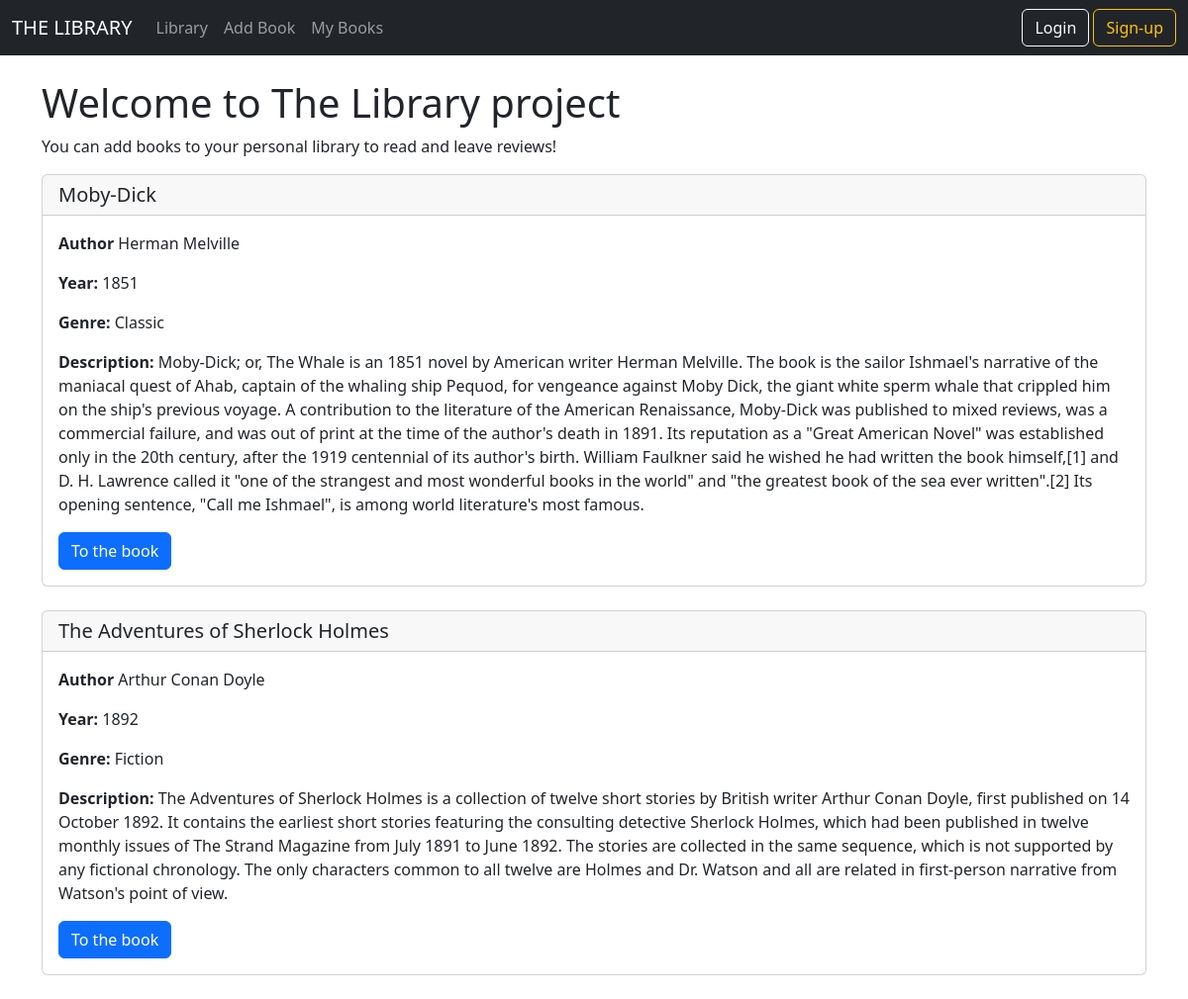
Page /home on the earlier database version.
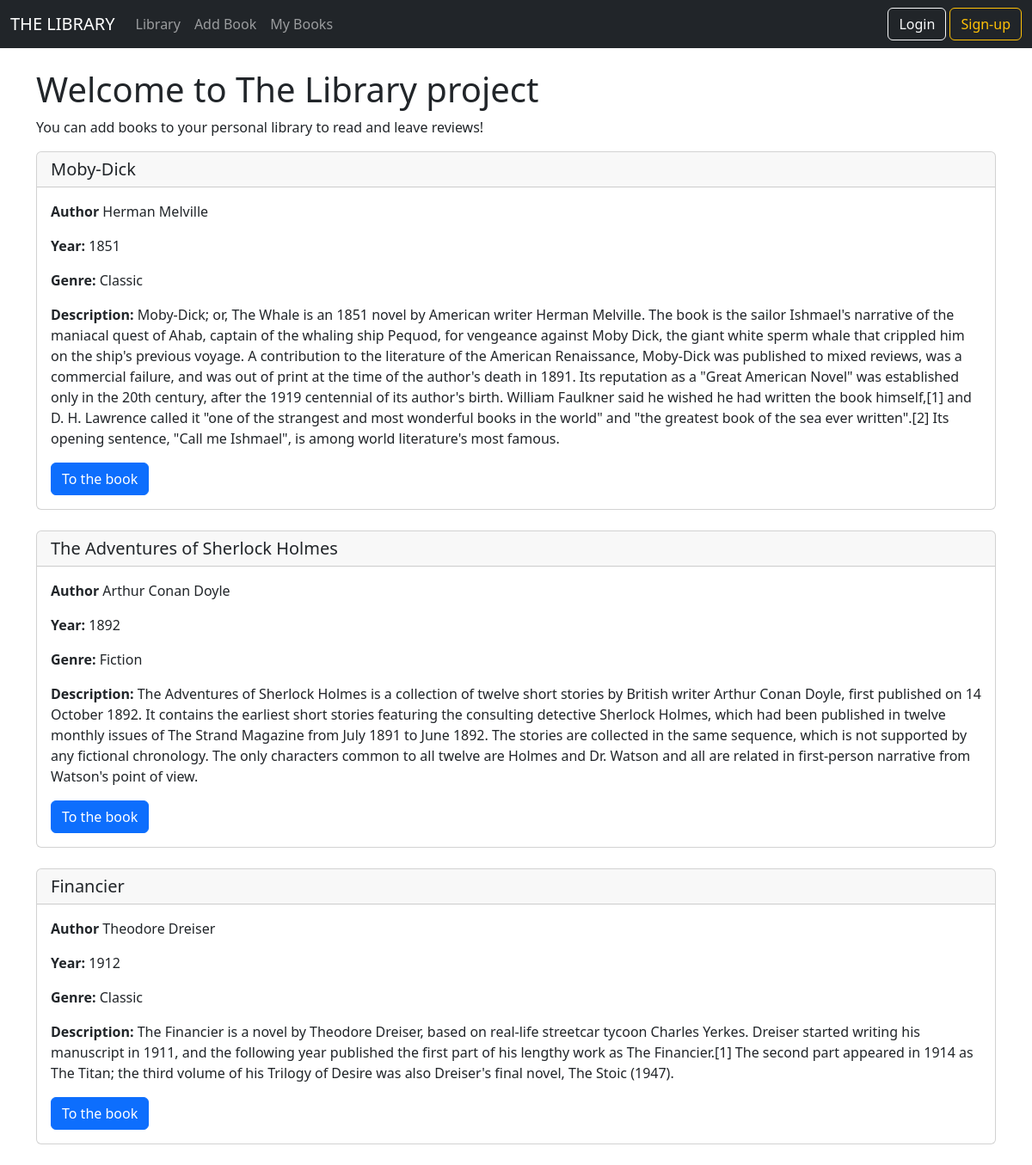
Same page on the later database version.
### models/db_models.py (models this page shows)
class Book(db.Model):
    id = db.Column(db.Integer, primary_key=True)
    title = db.Column(db.String(100), nullable=False, unique=False)
    author_name = db.Column(db.String(100), nullable=False, unique=False)
    author_surname = db.Column(db.String(100), nullable=True, unique=False)
    year = db.Column(db.String(100), nullable=False, unique=False)
    genre = db.Column(db.String(50), nullable=False, unique=False)
    description = db.Column(db.Text)
    reviews = db.relationship("Review", backref='reviewed_book')
    reader = db.relationship("Library", backref='stored_book')

### main.py (the view)
@app.route('/home')
def home():
    books = Book.query.order_by(Book.id)
    return render_template("home.html", books=books)

### templates/home.html (shortened to what this page needs)
{% extends 'base.html'%}
{% block content %}
<br>
<h1>Welcome to The Library project</h1>
<p>You can add books to your personal library to read and leave reviews!</p>
    {% for book in books %}
    <div class="card">
      <h5 class="card-header"> {{book.title}}</h5>
      <div class="card-body">
          <p class="card-text"><strong>Author</strong> {{book.author_name}} {{book.author_surname}}</p>
          <p class="card-text"><strong>Year:</strong> {{book.year}}</p>
          <p class="card-text"><strong>Genre:</strong> {{book.genre}}</p>
          <p class="card-text"><strong>Description:</strong> {{book.description}}</p>
        <a href={{url_for('book', id=book.id)}}  class="btn btn-primary">To the book</a>
      </div>
    </div>
    <br>
    {% endfor %}
{% endblock %}

Differences in the rows shown:
added Book: title "Financier", author_name "Theodore", author_surname "Dreiser", year "1912", genre "Classic", description "The Financier is a novel by Theodore Dreiser, based on real-life streetcar tycoon Charles Yerkes. Dreiser started writing his manuscript in 1911, and the following year published the first part of his lengthy work as The Financier.[1] The second part appeared in 1914 as The Titan; the third volume of his Trilogy of Desire was also Dreiser's final novel, The Stoic (1947)."
